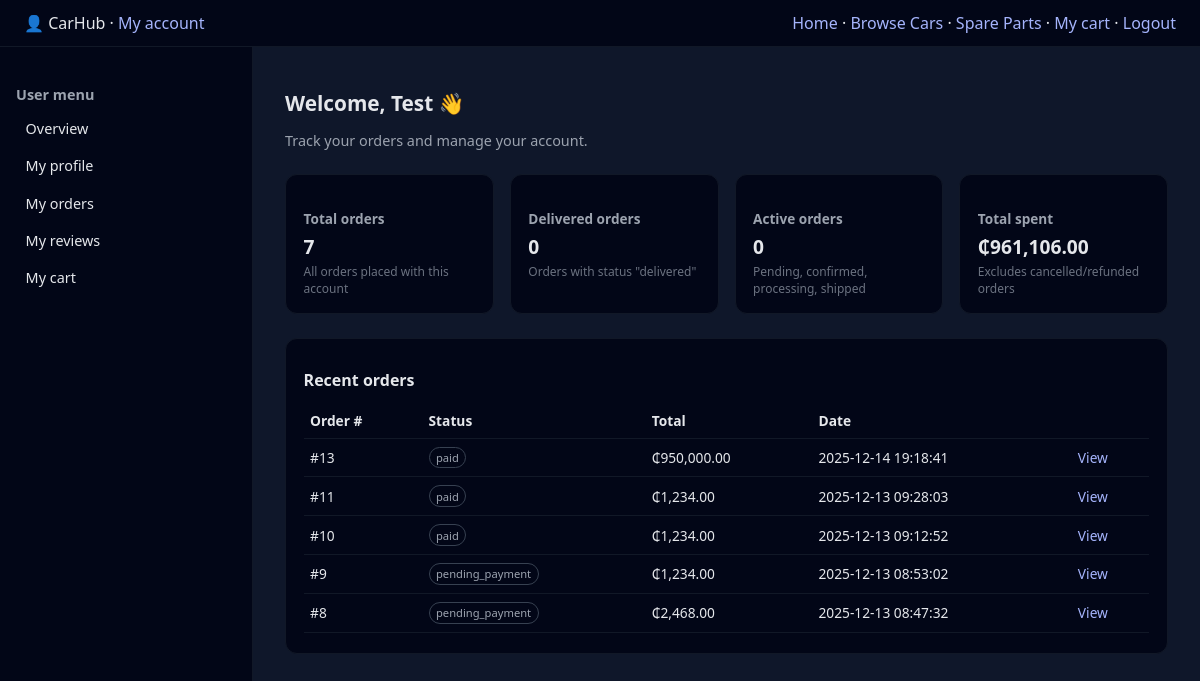
/index.php (signed in), run on the app's committed database.
### tables this page shows
CREATE TABLE IF NOT EXISTS `users` (
  `user_id` int NOT NULL AUTO_INCREMENT,
  `email` varchar(255) NOT NULL,
  `password_hash` varchar(255) NOT NULL,
  `first_name` varchar(100) NOT NULL,
  `last_name` varchar(100) NOT NULL,
  `phone_number` varchar(20) DEFAULT NULL,
  `role` enum('buyer','seller','admin','buyer_seller') NOT NULL DEFAULT 'buyer',
  `profile_image_url` varchar(500) DEFAULT NULL,
  `address` text,
  `city` varchar(100) DEFAULT NULL,
  `country` varchar(100) DEFAULT NULL,
  `is_active` tinyint(1) DEFAULT '1',
  `is_verified` tinyint(1) DEFAULT '0',
  `created_at` timestamp NOT NULL DEFAULT CURRENT_TIMESTAMP,
  `updated_at` timestamp NOT NULL DEFAULT CURRENT_TIMESTAMP ON UPDATE CURRENT_TIMESTAMP,
  PRIMARY KEY (`user_id`),
  UNIQUE KEY `email` (`email`),
  KEY `idx_user_email` (`email`),
  KEY `idx_user_role` (`role`)
);

CREATE TABLE IF NOT EXISTS `orders` (
  `order_id` int NOT NULL AUTO_INCREMENT,
  `buyer_id` int NOT NULL,
  `total_amount` decimal(10,2) NOT NULL,
  `order_status` enum('pending_payment','paid','pending','processing','shipped','delivered','cancelled','refunded') NOT NULL DEFAULT 'pending_payment',
  `shipping_address` text,
  `shipping_city` varchar(100) DEFAULT NULL,
  `shipping_country` varchar(100) DEFAULT NULL,
  `created_at` timestamp NOT NULL DEFAULT CURRENT_TIMESTAMP,
  `updated_at` timestamp NOT NULL DEFAULT CURRENT_TIMESTAMP ON UPDATE CURRENT_TIMESTAMP,
  PRIMARY KEY (`order_id`),
  KEY `idx_order_buyer` (`buyer_id`),
  KEY `idx_order_status` (`order_status`),
  KEY `idx_order_date` (`created_at`)
);

### index.php (the view, shortened to what this page needs)
<?php
$currentUserId = (int) $_SESSION['user_id'];
$database = new Database();
$db = $database->getConnection();
function h($v) {
    return htmlspecialchars($v ?? '', ENT_QUOTES, 'UTF-8');
}
$user = null;
try {
    $sql = "SELECT first_name, last_name, email, role, created_at
            FROM users
            WHERE user_id = :id";
    $stmt = $db->prepare($sql);
    $stmt->execute([':id' => $currentUserId]);
    $user = $stmt->fetch(PDO::FETCH_ASSOC);
} catch (Exception $e) {
    $user = null;
}
$totalOrders     = 0;
$completedOrders = 0;
$activeOrders    = 0;
$totalSpent      = 0.0;
$recentOrders    = [];
try {
    $sql = "SELECT COUNT(*) FROM orders WHERE buyer_id = :id";
    $stmt = $db->prepare($sql);
    $stmt->execute([':id' => $currentUserId]);
    $totalOrders = (int) $stmt->fetchColumn();
    $sql = "SELECT COUNT(*)
            FROM orders
            WHERE buyer_id = :id
              AND order_status = 'delivered'";
    $stmt = $db->prepare($sql);
    $stmt->execute([':id' => $currentUserId]);
    $completedOrders = (int) $stmt->fetchColumn();
    $sql = "SELECT COUNT(*)
            FROM orders
            WHERE buyer_id = :id
              AND order_status IN ('pending','confirmed','processing','shipped')";
    $stmt = $db->prepare($sql);
    $stmt->execute([':id' => $currentUserId]);
    $activeOrders = (int) $stmt->fetchColumn();
    $sql = "SELECT COALESCE(SUM(total_amount), 0)
            FROM orders
            WHERE buyer_id = :id
              AND order_status NOT IN ('cancelled','refunded')";
    $stmt = $db->prepare($sql);
    $stmt->execute([':id' => $currentUserId]);
    $totalSpent = (float) $stmt->fetchColumn();
    $sql = "SELECT order_id, total_amount, order_status, created_at
            FROM orders
            WHERE buyer_id = :id
            ORDER BY created_at DESC
            LIMIT 5";
    $stmt = $db->prepare($sql);
    $stmt->execute([':id' => $currentUserId]);
    $recentOrders = $stmt->fetchAll(PDO::FETCH_ASSOC);
} catch (Exception $e) {
}
?>
<!DOCTYPE html>
<html lang="en">
<head>
</head>
<body>
<header class="topbar">
    <div>👤 CarHub · <span style="color:#a5b4fc;">My account</span></div>
    <div>
        <a href="../index.php">Home</a> ·
        <a href="../cars.php">Browse Cars</a> ·
        <a href="../spare-parts.php">Spare Parts</a> ·
        <a href="../cart/index.php">My cart</a> ·
        <a href="../logout.php">Logout</a>
    </div>
</header>
<div class="layout">
    <aside class="sidebar">
        <h3>User menu</h3>
        <ul>
            <li><a href="index.php">Overview</a></li>
            <li><a href="profile.php">My profile</a></li>
            <li><a href="orders.php">My orders</a></li>
            <li><a href="reviews.php">My reviews</a></li>
            <li><a href="../cart/index.php">My cart</a></li>
        </ul>
    </aside>
    <main class="main">
        <h1 class="page-title">
            Welcome<?php if ($user): ?>, <?php echo h($user['first_name']); ?><?php endif; ?> 👋
        </h1>
        <p class="page-subtitle">Track your orders and manage your account.</p>
        <section class="stats-grid">
            <div class="stat-card">
                <h4>Total orders</h4>
                <p><?php echo $totalOrders; ?></p>
                <small>All orders placed with this account</small>
            </div>
            <div class="stat-card">
                <h4>Delivered orders</h4>
                <p><?php echo $completedOrders; ?></p>
                <small>Orders with status "delivered"</small>
            </div>
            <div class="stat-card">
                <h4>Active orders</h4>
                <p><?php echo $activeOrders; ?></p>
                <small>Pending, confirmed, processing, shipped</small>
            </div>
            <div class="stat-card">
                <h4>Total spent</h4>
                <p>₵<?php echo number_format($totalSpent, 2); ?></p>
                <small>Excludes cancelled/refunded orders</small>
            </div>
        </section>
        <section class="card">
            <h2>Recent orders</h2>
            <?php if (empty($recentOrders)): ?>
                <p>You haven’t placed any orders yet.</p>
            <?php else: ?>
                <table class="table">
                    <thead>
                    <tr>
                        <th>Order #</th>
                        <th>Status</th>
                        <th>Total</th>
                        <th>Date</th>
                        <th></th>
                    </tr>
                    </thead>
                    <tbody>
                    <?php foreach ($recentOrders as $o): ?>
                        <tr>
                            <td>#<?php echo (int)$o['order_id']; ?></td>
                            <td><span class="badge"><?php echo h($o['order_status']); ?></span></td>
                            <td>₵<?php echo number_format($o['total_amount'], 2); ?></td>
                            <td><?php echo h($o['created_at']); ?></td>
                            <td><a href="order_details.php?id=<?php echo (int)$o['order_id']; ?>">View</a></td>
                        </tr>
                    <?php endforeach; ?>
                    </tbody>
                </table>
            <?php endif; ?>
        </section>
    </main>
</div>
</body>
</html>

### index.php (style rules this page uses)
body { margin:0;font-family:system-ui,-apple-system,BlinkMacSystemFont,"Segoe UI",sans-serif;background:#0f172a;color:#e5e7eb; }
a { color:#a5b4fc;text-decoration:none; }
.topbar { display:flex;justify-content:space-between;align-items:center;padding:0.75rem 1.5rem;background:#020617;border-bottom:1px solid #111827; }
.layout { display:flex;min-height:calc(100vh - 52px); }
.sidebar { width:220px;background:#020617;border-right:1px solid #111827;padding:1.5rem 1rem;font-size:0.9rem; }
.sidebar h3 { font-size:0.9rem;color:#9ca3af;margin-bottom:0.5rem; }
.sidebar ul { list-style:none;padding:0;margin:0; }
.sidebar li { margin-bottom:0.35rem; }
.sidebar a { display:block;padding:0.4rem 0.6rem;border-radius:0.5rem;color:#e5e7eb; }
.main { flex:1;padding:1.75rem 2rem; }
.page-title { font-size:1.3rem;margin-bottom:0.25rem; }
.page-subtitle { font-size:0.9rem;color:#9ca3af;margin-bottom:1.5rem; }
.stats-grid { display:grid;grid-template-columns:repeat(auto-fit,minmax(180px,1fr));gap:1rem;margin-bottom:1.5rem; }
.stat-card { background:#020617;border-radius:0.75rem;padding:1rem 1.1rem;border:1px solid #111827; }
.stat-card h4 { font-size:0.85rem;color:#9ca3af;margin-bottom:0.3rem; }
.stat-card p { font-size:1.2rem;font-weight:600;margin:0; }
.stat-card small { display:block;margin-top:0.2rem;font-size:0.75rem;color:#6b7280; }
.card { background:#020617;border-radius:0.75rem;padding:1rem 1.1rem 1.25rem;border:1px solid #111827;margin-bottom:1rem; }
.card h2 { font-size:1rem;margin-bottom:0.75rem; }
.table { width:100%;border-collapse:collapse;font-size:0.86rem; }
.table th,.table td { padding:0.5rem 0.4rem;border-bottom:1px solid #111827;text-align:left; }
.badge { display:inline-block;font-size:0.7rem;padding:0.15rem 0.4rem;border-radius:999px;border:1px solid #374151;color:#9ca3af; }

### data on the page
users: first_name "Test"
orders: order_id "13", order_status "paid", total_amount "950,000.00", created_at "2025-12-14 19:18:41"
orders: order_id "11", order_status "paid", total_amount "1,234.00", created_at "2025-12-13 09:28:03"
orders: order_id "10", order_status "paid", total_amount "1,234.00", created_at "2025-12-13 09:12:52"
orders: order_id "9", order_status "pending_payment", total_amount "1,234.00", created_at "2025-12-13 08:53:02"
orders: order_id "8", order_status "pending_payment", total_amount "2,468.00", created_at "2025-12-13 08:47:32"

### other printed values
$totalOrders "7"
$completedOrders "0"
$activeOrders "0"
$totalSpent "961,106.00"
